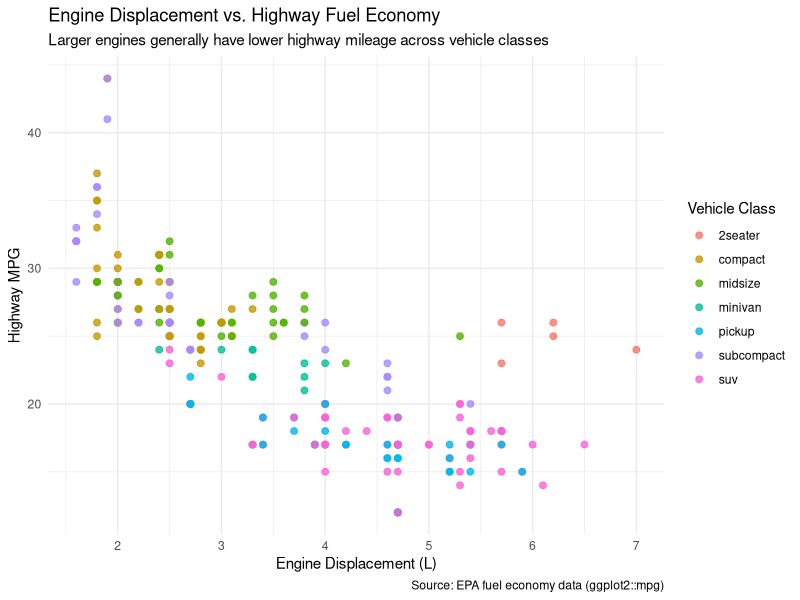

Source code (R):
## ---- chunk 1
#| label: setup
#| message: false

library(tidyverse)
## ---- chunk 2
#| label: mpg-plot

mpg |>
  ggplot(aes(x = displ, y = hwy, color = class)) +
  geom_point(size = 2, alpha = 0.8) +
  labs(
    title = "Engine Displacement vs. Highway Fuel Economy",
    subtitle = "Larger engines generally have lower highway mileage across vehicle classes",
    x = "Engine Displacement (L)",
    y = "Highway MPG",
    color = "Vehicle Class",
    caption = "Source: EPA fuel economy data (ggplot2::mpg)"
  ) +
  theme_minimal()
